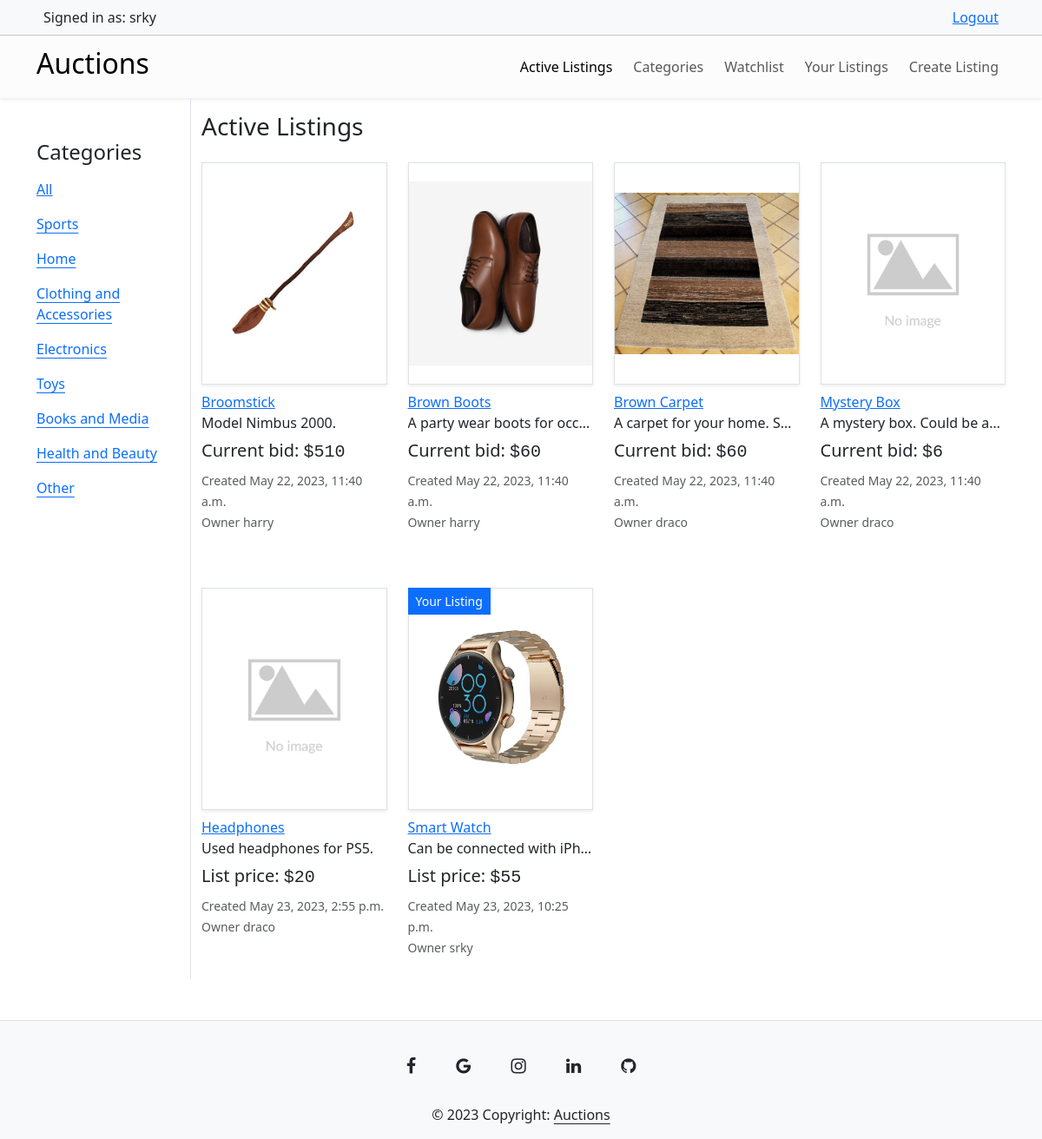
The page / (signed in) on the database its author committed.
### auctions/models.py (models this page shows, shortened)
class User(AbstractUser):
    pass

class Category(models.Model):
    name = models.CharField(max_length=64)

class AuctionListing(models.Model):
    title = models.CharField(max_length=64)
    description = models.CharField(max_length=100)
    starting_bid = models.FloatField()
    category = models.ForeignKey(Category, on_delete=models.SET_NULL, null=True, related_name="auctions")
    image = models.ImageField(upload_to="images/", default="images/default.jpg")
    second_image = models.ImageField(upload_to="images/", default="images/default.jpg")
    third_image = models.ImageField(upload_to="images/", default="images/default.jpg")
    date_created = models.DateTimeField(default=datetime.datetime.now())
    owner = models.ForeignKey(User, on_delete=models.CASCADE, related_name="auctions")
    is_closed = models.BooleanField(default=False)

class Bid(models.Model):
    amount = models.IntegerField()
    date_created = models.DateTimeField(default=datetime.datetime.now())
    bidder = models.ForeignKey(User, on_delete=models.CASCADE, related_name="biddings")
    auction = models.ForeignKey(AuctionListing, on_delete=models.CASCADE, related_name="bids")

### auctions/views.py (the view)
# urls.py: path("", views.index, name="index"),
def index(request):
    auctions = AuctionListing.objects.all()
    bids = []
    for auction in auctions:
        bids.append(auction.bids.all().order_by("-amount").first())
    zipped_list = zip(auctions, bids)
    return render(request, "auctions/index.html", {
        "zipped_list": zipped_list,
        "categories": Category.objects.all()
    })

### auctions/templates/auctions/index.html (shortened to what this page needs)
{% extends "auctions/layout.html" %}
{% block body %}
    <div class="row row-cols-2 position-relative">
        <div class="col col-2 border-end">
            <h4 class="mt-5">Categories</h4>
            <ul class="list-unstyled">
                <li class="my-3"><a href="{% url 'index' %}">All</a></li>
                {% for category in categories %}
                    <li class="my-3"><a class="link-offset-2" href="{% url 'view_category' category.name %}">{{ category.name }}</a></li>
                {% endfor %}
            </ul>
        </div>
        <div class="col col-10">
            <h3 class="mt-3">{% if category %}{{ category.name }}{% else %}Active Listings{% endif %}</h3>
            <div class="row row-cols-lg-4 row-cols-md-3 cols-sm-1 g-4">
                {% for auction, current_bid in zipped_list %}
                    {% if not auction.is_closed %}
                        <div class="col">
                            <div class="card h-100 border-0 my-3 position-relative">
                                {% if auction.owner == request.user %}
                                    <button class="btn btn-primary btn-sm disabled rounded-0 position-absolute opacity-100">Your Listing</button>
                                {% endif %}
                                <div class="card-img-top shadow-sm border rounded-0 d-flex overflow-hidden" style="height: 16rem;">
                                    <img src="{% if auction.image %}{{ auction.image.url }}{% else %}/media/images/no-image.jpeg{% endif %}"
                                    alt="auction-image" class="img-fluid align-self-center">
                                </div>
                                <div class="card-body p-0 my-2">
                                    <a href="{% url 'view_listing' auction.id %}" class="card-link my-1">{{ auction.title }}</a>
                                    <p class="card-text my-0 text-overflow-hidden">{{ auction.description }}</p>
                                    <h5 class="card-text my-2">
                                        {% if current_bid %}
                                            Current bid: <span class="font-monospace">${{ current_bid.amount }}</span>
                                        {% else %}
                                            List price: <span class="font-monospace">${{ auction.starting_bid }}</span>
                                        {% endif %}
                                    </h5>
                                    <p class="card-text text-muted my-0"><small>Created {{ auction.date_created }}</small></p>
                                    <p class="card-text text-muted my-0"><small>Owner {{ auction.owner }}</small></p>
                                </div>
                            </div>
                        </div>
                    {% endif %}
                    {% empty %}
                    <h4 class="w-100 my-5 text-center">No active listings.</h4>
                {% endfor %}
            </div>
        </div>
    </div>
{% endblock %}

### auctions/templates/auctions/layout.html (shortened to what this page needs)
{% load static %}
<!DOCTYPE html>
<html lang="en">
<head>
    <link rel="stylesheet" href="https://cdnjs.cloudflare.com/ajax/libs/font-awesome/4.7.0/css/font-awesome.min.css">
    <link href="https://cdn.jsdelivr.net/npm/bootstrap@5.3.0-alpha3/dist/css/bootstrap.min.css" rel="stylesheet"
>
    <link href="{% static 'auctions/styles.css' %}" rel="stylesheet">
</head>
<body class="d-flex flex-column min-vh-100">
    <nav class="navbar bg-light">
        <div class="container">
            <div class="d-flex w-100 justify-content-between px-2">
                {% if user.is_authenticated %}
                Signed in as: {{ request.user }}
                <a href="{% url 'logout' %}">Logout</a>
                {% else %}
                Not signed in.
                <div class="nav-item">
                    <a class="px-2" href="{% url 'login' %}">Login</a>
                    <a href="{% url 'register' %}">Signup</a>
                </div>
                {% endif %}
            </div>
        </div>
    </nav>
    <nav class="navbar navbar-expand-lg bg-light-subtle shadow-sm">
        <div class="container">
            <a class="navbar-brand" href="{% url 'index' %}">
                <h2>Auctions</h2>
            </a>
            <div class="collapse navbar-collapse" id="navbarSupportedContent">
                {% with request.resolver_match.url_name as url_name %}
                <ul class="navbar-nav ms-auto mb-2 mb-lg-0 align-items-center gap-2">
                    <li class="nav-item">
                        <a class="nav-link {% if url_name == 'index' %}active{% endif %}" aria-current="page"
                            href="{% url 'index' %}">Active Listings</a>
                    </li>
                    <li class="nav-item">
                        <a class="nav-link {% if url_name == 'view_categories' %}active{% endif %}" aria-current="page"
                            href="{% url 'view_categories' %}">Categories</a>
                    </li>
                    {% if user.is_authenticated %}
                    <li class="nav-item">
                        <a class="nav-link {% if url_name == 'view_watchlist' %}active{% endif %}" aria-current="page"
                            href="{% url 'view_watchlist' %}">Watchlist</a>
                    </li>
                    <li class="nav-item">
                        <a class="nav-link {% if url_name == 'your_listings' %}active{% endif %}" aria-current="page"
                            href="{% url 'your_listings' %}">Your Listings</a>
                    </li>
                    <li class="nav-item">
                        <a class="nav-link {% if url_name == 'create_listing' %}active{% endif %}" aria-current="page"
                            href="{% url 'create_listing' %}">Create Listing</a>
                    </li>
                    {% endif %}
                </ul>
                {% endwith %}
            </div>
        </div>
    </nav>
    <div class="container mb-5">
        {% block body %}
        {% endblock %}
    </div>
    <footer class="text-center text-white border-top mt-auto bg-body-tertiary">
        <div class="container pt-4">
            <a class="btn btn-link btn-lg text-dark m-1" href="#!"><i class="fa fa-facebook"></i></a>
            <a class="btn btn-link btn-lg text-dark m-1" href="#!"><i class="fa fa-google"></i></a>
            <a class="btn btn-link btn-lg text-dark m-1" href="#!"><i class="fa fa-instagram"></i></a>
            <a class="btn btn-link btn-lg text-dark m-1" href="#!"><i class="fa fa-linkedin"></i></a>
            <a class="btn btn-link btn-lg text-dark m-1" href="#!"><i class="fa fa-github"></i></a>
        </div>
        <div class="text-center text-dark p-3 bg-body-tertiary">
            © 2023 Copyright:
            <a class="link-offset-2 text-dark" href="{% url 'index' %}">Auctions</a>
        </div>
    </footer>
</body>
</html>

### auctions/static/auctions/styles.css (style rules this page uses)
.text-overflow-hidden { text-overflow: ellipsis; overflow: hidden; white-space: nowrap; }

### rows shown on the page
User: user "srky"
Category: name "Sports"
Category: name "Home"
Category: name "Clothing and Accessories"
Category: name "Electronics"
Category: name "Toys"
Category: name "Books and Media"
Category: name "Health and Beauty"
Category: name "Other"
AuctionListing: image (picture), title "Broomstick", description "Model Nimbus 2000.", amount "510", date_created "May 22, 2023, 11:40 a.m.", owner "harry"
AuctionListing: image (picture), title "Brown Boots", description "A party wear boots for occ…", amount "60", date_created "May 22, 2023, 11:40 a.m.", owner "harry"
AuctionListing: image (picture), title "Brown Carpet", description "A carpet for your home. S…", amount "60", date_created "May 22, 2023, 11:40 a.m.", owner "draco"
AuctionListing: image (placeholder picture), title "Mystery Box", description "A mystery box. Could be a…", amount "6", date_created "May 22, 2023, 11:40 a.m.", owner "draco"
AuctionListing: image (placeholder picture), title "Headphones", description "Used headphones for PS5.", starting_bid "20", date_created "May 23, 2023, 2:55 p.m.", owner "draco"
AuctionListing: shows "Your Listing", image (picture), title "Smart Watch", description "Can be connected with iPh…", starting_bid "55", date_created "May 23, 2023, 10:25 p.m.", owner "srky"
